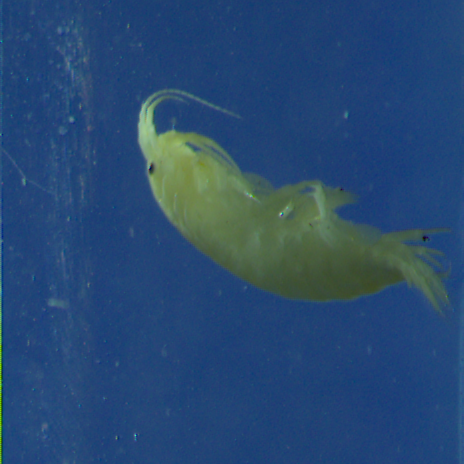
#> input picture src/week4/pillow_practice/shrimp1.png, 464 x 464 px
$ python manipulation.py
#> lines starting #> are read from the running program, lines starting #| are printed output that depends on the picture
from PIL import Image

image = Image.open('shrimp1.png')
#> image is the input picture: PIL image 464x464 RGB; mean R, G, B 40, 73.8, 113.2

image_rotate = image.rotate(45)
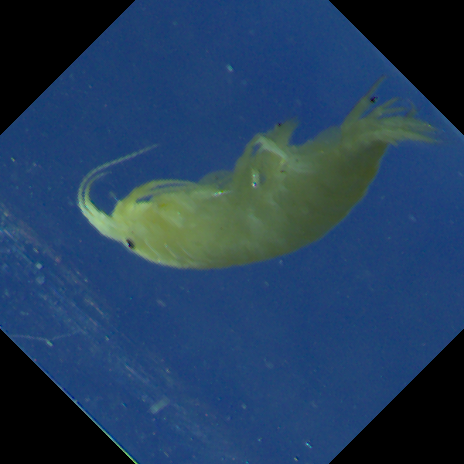
#> image_rotate: PIL image 464x464 RGB; mean R, G, B 34.2, 61.7, 92.8
image_crop = image.crop((0,0,300,300))
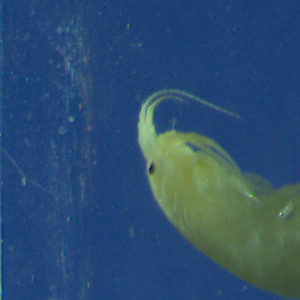
#> image_crop: PIL image 300x300 RGB; mean R, G, B 45.6, 78.5, 111.2
image_resize = image.resize((200,200))

image_rotate.show()
image_crop.show()
image_resize.show()

$ run again, with src/week4/pillow_practice/shrimp2.png copied over src/week4/pillow_practice/shrimp1.png
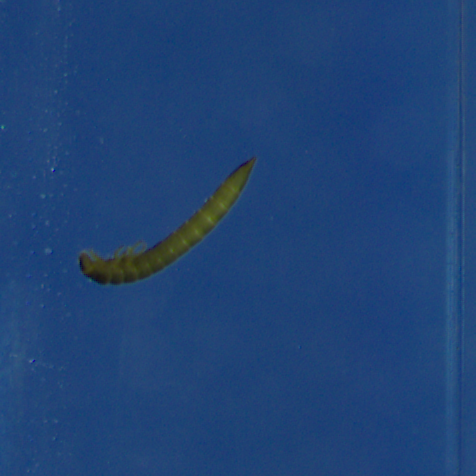
#> input picture src/week4/pillow_practice/shrimp2.png, 476 x 476 px
#> image is the input picture: PIL image 476x476 RGB; mean R, G, B 32, 67, 116.7
#> `image_rotate = image.rotate(45)`:
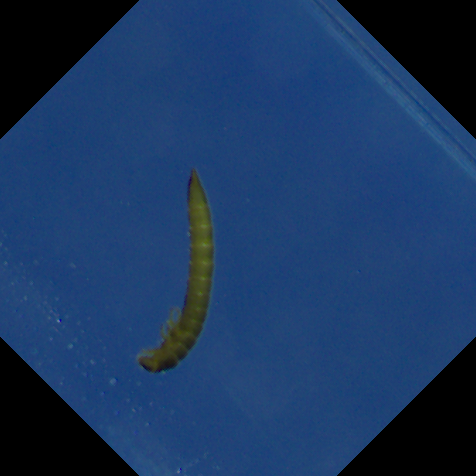
#> image_rotate: PIL image 476x476 RGB; mean R, G, B 26.4, 55.2, 96.1
#> `image_crop = image.crop((0,0,300,300))`:
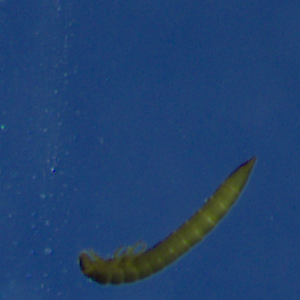
#> image_crop: PIL image 300x300 RGB; mean R, G, B 32.3, 65.9, 112.6
